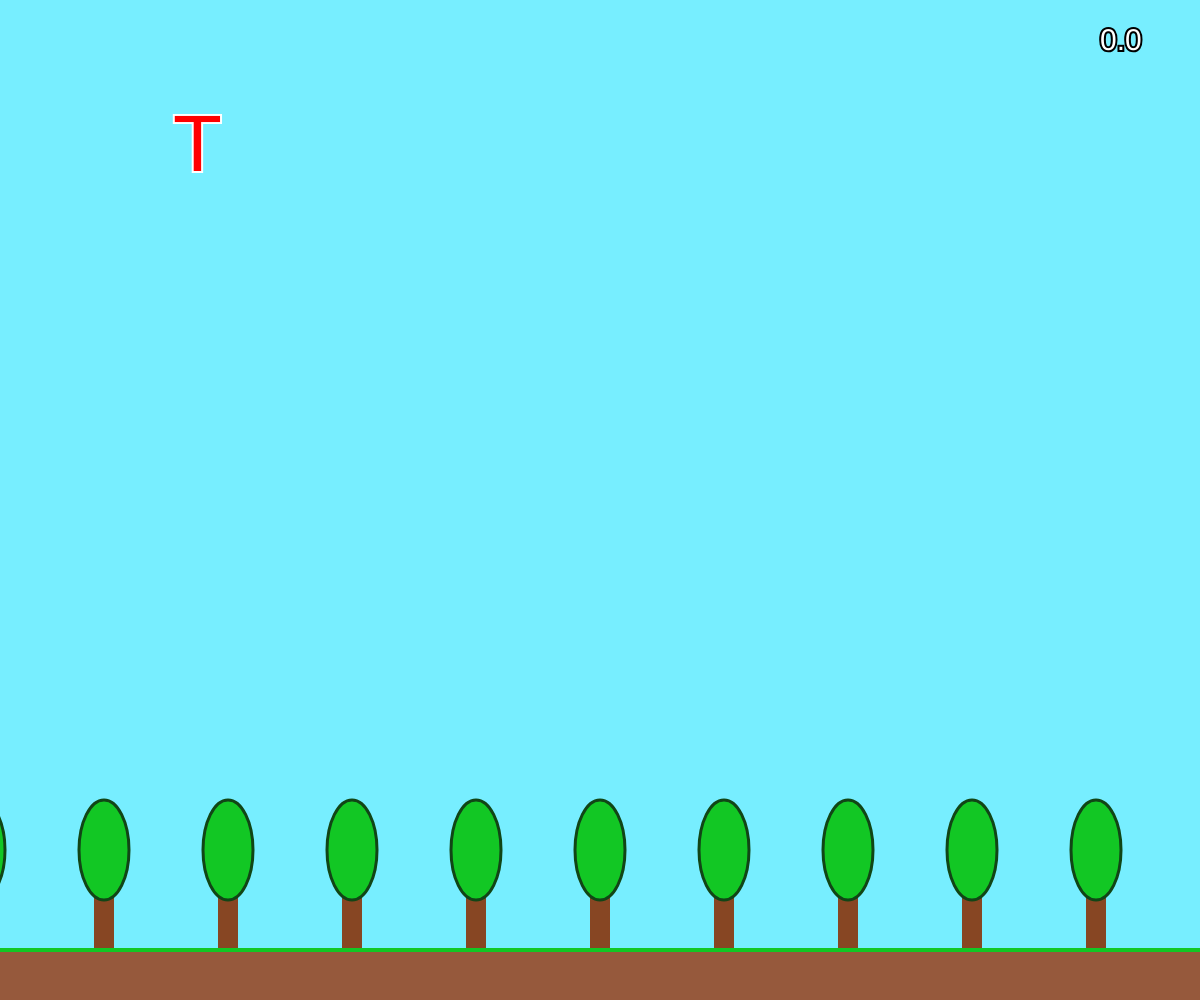
Frame 1 (no input)
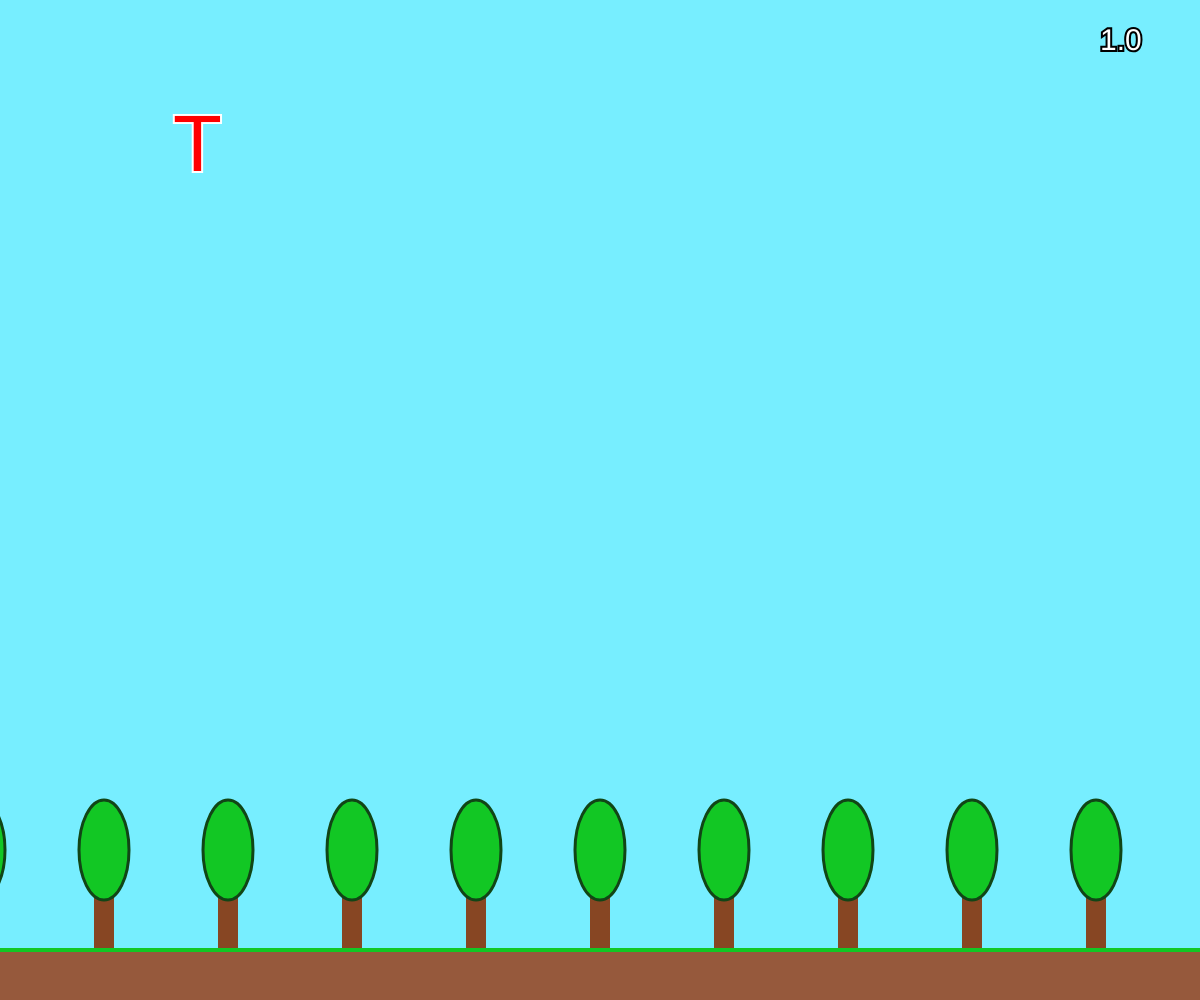
Frame 60 (no input)
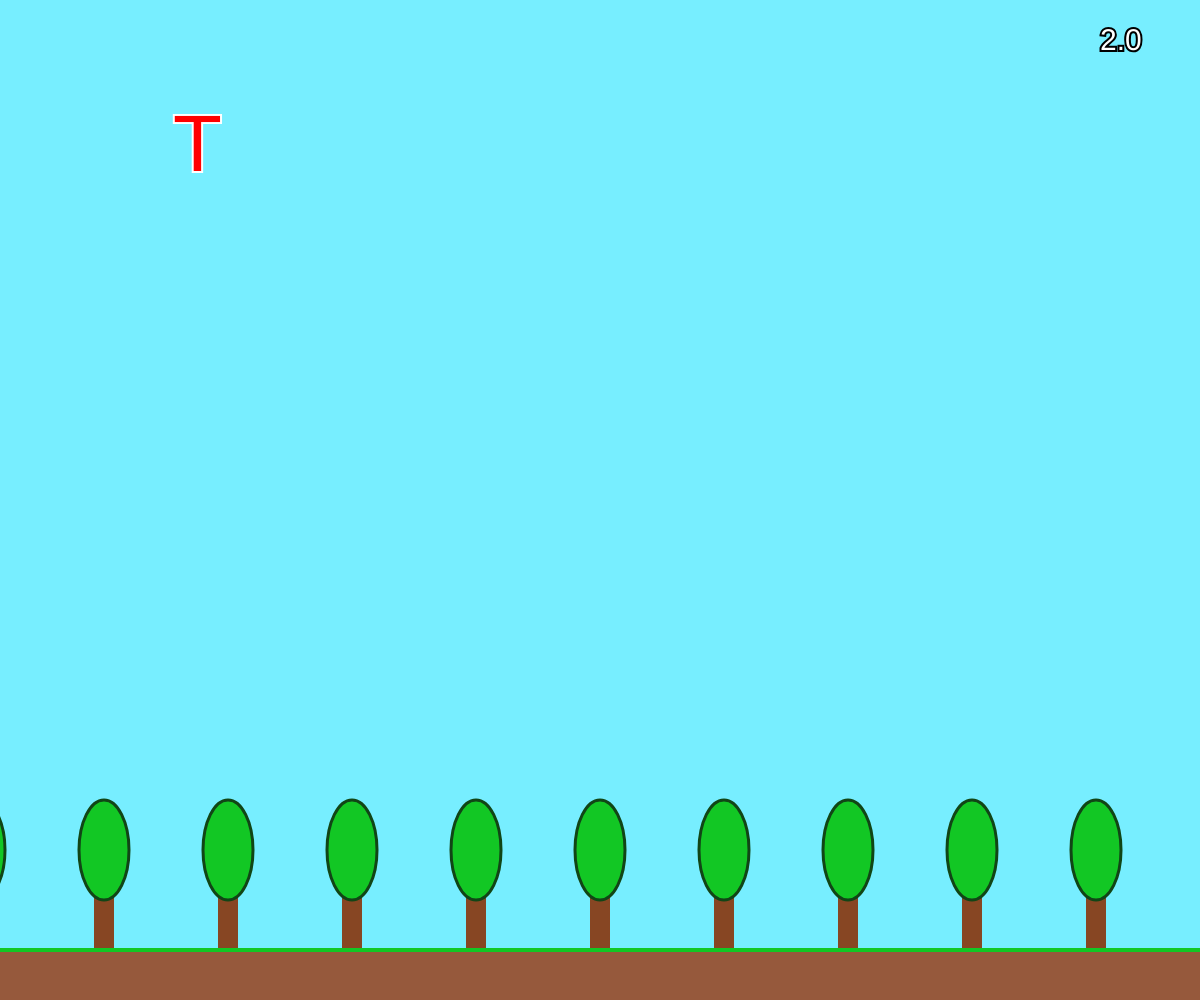
Frame 120 (the mouse pressed at the canvas centre since frame 60)

The p5.js sketch that drew these frames (run headless with seeded random() and noise() and a simulated clock; from frame 60 on, the mouse is pressed at the canvas centre):

// p5.js sketch
// ── sketch.js
let canvasSize = {w:400, h:400}

const COLORS = ["red", "pink", "orange", "yellow", "green", "lime", "indigo", "violet", "blue"]
const COLORS_STROKE = ["white", "black", "black", "black", "white", "black", "white", "white", "white"]
const LETTERS = ["A", "B", "C", "D", "E", "F", "G", "H", "I", "J", "K", "L", "M", "N", "O", "P", "Q", "R", "S", "T", "U", "V", "W", "X", "Y", "Z"]


let clickableElements = []

// let currentLetter = "A"
// let randNumber = rand(0, COLORS.length)
// console.log(randNumber)
// let currentLetterColor = COLORS[randNumber]

// let currentLetterPosition = {x: rand(50, cavnasSize.w-100), y:rand(50, cavnasSize.h-200)}

// let sequentialPassDone = false

let currentLevel

function setup() {

    console.log(window.location)

    canvasSize.w = window.innerWidth
    canvasSize.h = window.innerHeight

    createCanvas(canvasSize.w, canvasSize.h)

    currentLevel = new Level1(true, 0, false)

    // let newButton = new Button(10, 10, 100, 50, () => console.log("Button pressed"), "TEST", "red")

    // clickableElements.push(newButton)
}

function draw() {


    for (let el of clickableElements) {

        el.show();
    }



    currentLevel.drawLevel()
    currentLevel.checkComplete()

}

function drawCurrentLetter() {

    push()

    stroke(COLORS_STROKE[COLORS.indexOf(currentLetterColor)])

    fill(currentLetterColor)
    textSize(80)

    text(currentLetter, currentLetterPosition.x, currentLetterPosition.y)



    pop()

}

function keyTyped() {

    currentLevel.keyPressed(key)

}

function mouseClicked() {

    for (let el of clickableElements) {

        el.testClick(mouseX, mouseY)
    }
}

// ── level.js
class Level {

    

    constructor(_timerEnabled = false, _timerVal = 60, _timerDecrement = true, _trackTime = false, _timeLimit = 60, _le_eval) {

        this.levelEndEvaluator = _le_eval       //Function that evaluates whether or not the level is complete
        this.levelComplete = false
        this.timerEnabled = _timerEnabled
        this.timerRunning = false
        this.trackTime = _trackTime

        this.timeLimit = _timeLimit * 1000
        this.timerDecrement = _timerDecrement
        this.timerVal = _timerVal * 1000
        
        this.LEVEL_STATES = {
            LOADING: 0,
            PREPLAY: 1,
            PLAYING: 2,
            PAUSED: 3,
            OVER: 4
        }

        this.levelState = 0

    }

    checkComplete() {


        if (!this.levelComplete) {

            if (this.timerDecrement) {
                this.timerVal = (this.timerVal - deltaTime >= 0) ? this.timerVal - deltaTime : 0
            } else {
                this.timerVal+= deltaTime

            }
            
            this.levelEndEvaluator()
        }

    }

    

    showTimer() {

        if (this.timerEnabled) {

            (this.timerDecrement) ? this.timeRemaining -= deltaTime : this.timerValue

            push()

            fill('white')
            stroke('black')
            textSize(30)

            let textTime = `${Math.round(this.timerVal/100)/10}`
            // console.log(textTime)
            if (textTime.indexOf(".") === -1) {
                textTime += ".0"
                // console.log(textTime)
            }

            text(textTime, canvasSize.w - 100, 50)

            pop()

        }

        
    }


}
// ── level1.js
class Level1 extends Level {

    

    constructor(_timerEnabled, _timerVal, _timerDecrement) {

        super(_timerEnabled, _timerVal, _timerDecrement)

        this.COLORS = ["red", "pink", "orange", "yellow", "green", "lime", "indigo", "violet", "blue"]
        this.COLORS_STROKE = ["white", "black", "black", "black", "white", "black", "white", "white", "white"]
        this.LETTERS = ["1", "2", "3", "4", "5", "6", "7", "8", "9", "0", "A", "B", "C", "D", "E", "F", "G", "H", "I", "J", "K", "L", "M", "N", "O", "P", "Q", "R", "S", "T", "U", "V", "W", "X", "Y", "Z", "1", "2", "3", "4", "5", "6", "7", "8", "9", "0", "A", "B", "C", "D", "E", "F", "G", "H", "I", "J", "K", "L", "M", "N", "O", "P", "Q", "R", "S", "T", "U", "V", "W", "X", "Y", "Z"]
        // this.LETTERS = ["1", "2"]


        this.clickableElements = []

        this.letterPressCount = 0

        // this.currentLetterIndex = rand(0, this.LETTERS.length)
        this.currentLetter = this.LETTERS[rand(0, this.LETTERS.length)]

        let randNumber = rand(0, COLORS.length)
        
        this.currentLetterColor = this.COLORS[rand(0, this.COLORS.length)]

        this.currentLetterPosition = {x: rand(50, canvasSize.w-100), y:rand(50, canvasSize.h-200)}

        this.sequentialPassDone = false

        this.levelEndEvaluator = () => {

            if (this.LETTERS.length === 0) {

                this.levelComplete = true

                console.log("ALL DONE!!!")

            }

        }

        

        console.log("Level 1 loaded")

    }

    

    drawLevel() {

        background("#77EEFF")

        const numberOfTrees = 10

        const treeBottom = 50;

        //Draw the ground

        push()
        fill("#96593c")
        noStroke()
        
        rect(0, canvasSize.h-treeBottom, canvasSize.w, canvasSize.h)

        
        pop()

        for (let x = -20; x < canvasSize.w + 20; x += (canvasSize.w + 40)/numberOfTrees) {

            //Draw the ellips

            push()

            //Trunk
            fill("#874623")
            noStroke()
            // rectMode(CENTER)

            rect(x-10, canvasSize.h-treeBottom-100, 20, 100)

            fill("#12c724")
            stroke("#114516")
            strokeWeight(3)
            ellipse(x, canvasSize.h - 100 - treeBottom, 50, 100)

            
        }

        stroke("#12c724")
        strokeWeight(4)
        line(0, canvasSize.h-treeBottom, canvasSize.w, canvasSize.h-treeBottom)

        //Draw the Current Letter

        if (!this.levelComplete) {
            push()

            stroke(this.COLORS_STROKE[this.COLORS.indexOf(this.currentLetterColor)])

            fill(this.currentLetterColor)
            // console.log(this.currentLetterColor)
            textSize(80)

            // text(this.LETTERS[this.currentLetterIndex], this.currentLetterPosition.x, this.currentLetterPosition.y)
            text(this.currentLetter, this.currentLetterPosition.x, this.currentLetterPosition.y)



            pop()
        } else {
            
            push()

            fill("blue")
            // console.log(this.currentLetterColor)
            textSize(80)
            stroke("white")
            text("YAY!! You did it!!!!", canvasSize.w/2-canvasSize.w/4, canvasSize.h/2)

            console.log(canvas.w/2, canvas.h/2)

            pop()
        }

        

        this.showTimer()

    }


    keyPressed(key) {

        if (!this.levelComplete) {

            if (key == this.currentLetter.toLowerCase() || key == this.currentLetter.toUpperCase()) {

                // this.letterPressCount++

                this.LETTERS = this.LETTERS.filter((i) => i !== this.currentLetter)

                this.currentLetter = this.LETTERS[rand(0, this.LETTERS.length)]
                // this.currentLetterIndex = rand(0, this.LETTERS.length)
                console.log(`LENGTH: ${this.LETTERS.length}`)

                
                this.currentLetterColor = this.COLORS[rand(0, this.COLORS.length)]
                console.log(`COLOR: ${this.currentLetterColor}`)
                
                this.currentLetterPosition = {x: rand(50, canvasSize.w-200), y:rand(50, canvasSize.h-200)}
                console.log(this.currentLetterPosition)


            } else {

                console.log("Try Again!")
            }
            
        }


    }




}
// ── ui-elements.js
class ClickableElement {

    constructor(_x, _y, _w, _h, _cb) {

        this.width = _w
        this.height = _h
        this.x = _x
        this.y = _y
        this.callback = _cb
        
    }

    

    testClick(x, y) {

        if (x < this.x + this.width && x > this.x && y > this.y && y < this.y + height) {

            this.callback()
        }
    }

}

class Button extends ClickableElement {

    constructor(_x, _y, _w, _h, _cb, _lbl, _color) {

        super(_x, _y, _w, _h, _cb)

        this.label = _lbl
        this.color = _color
    }

    show() {

        push()

        fill(this.color)
        noStroke()

        rect(this.x, this.y, this.width, this.height)

        pop()

    }
}
// ── utils.js
function rand(min, max) {

    return Math.floor(Math.random() * (max - min)) + min

}
